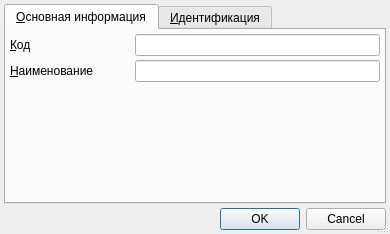
<?xml version="1.0" encoding="UTF-8"?>
<ui version="4.0">
 <class>RBReactionManifestationEditor</class>
 <widget class="QDialog" name="RBReactionManifestationEditor">
  <property name="geometry">
   <rect>
    <x>0</x>
    <y>0</y>
    <width>390</width>
    <height>234</height>
   </rect>
  </property>
  <property name="windowTitle">
   <string>Dialog</string>
  </property>
  <property name="sizeGripEnabled">
   <bool>true</bool>
  </property>
  <layout class="QGridLayout" name="gridLayout_2">
   <property name="margin">
    <number>4</number>
   </property>
   <property name="spacing">
    <number>4</number>
   </property>
   <item row="2" column="0" colspan="2">
    <widget class="QTabWidget" name="tabWidget">
     <property name="currentIndex">
      <number>0</number>
     </property>
     <widget class="QWidget" name="tabMain">
      <attribute name="title">
       <string>&amp;Основная информация</string>
      </attribute>
      <layout class="QGridLayout" name="gridLayout">
       <property name="margin">
        <number>4</number>
       </property>
       <property name="spacing">
        <number>4</number>
       </property>
       <item row="1" column="1" colspan="2">
        <widget class="QLineEdit" name="edtName"/>
       </item>
       <item row="1" column="0">
        <widget class="QLabel" name="lblName">
         <property name="text">
          <string>&amp;Наименование</string>
         </property>
         <property name="buddy">
          <cstring>edtName</cstring>
         </property>
        </widget>
       </item>
       <item row="2" column="0">
        <spacer name="verticalSpacer">
         <property name="orientation">
          <enum>Qt::Vertical</enum>
         </property>
         <property name="sizeHint" stdset="0">
          <size>
           <width>20</width>
           <height>120</height>
          </size>
         </property>
        </spacer>
       </item>
       <item row="0" column="0">
        <widget class="QLabel" name="lblCode">
         <property name="text">
          <string>&amp;Код</string>
         </property>
         <property name="buddy">
          <cstring>edtCode</cstring>
         </property>
        </widget>
       </item>
       <item row="0" column="1" colspan="2">
        <widget class="QLineEdit" name="edtCode"/>
       </item>
      </layout>
     </widget>
     <widget class="QWidget" name="tabIdentification">
      <attribute name="title">
       <string>&amp;Идентификация</string>
      </attribute>
      <layout class="QGridLayout" name="gridLayout_3">
       <property name="margin">
        <number>4</number>
       </property>
       <property name="spacing">
        <number>4</number>
       </property>
       <item row="0" column="0">
        <widget class="CInDocTableView" name="tblIdentification"/>
       </item>
      </layout>
     </widget>
    </widget>
   </item>
   <item row="3" column="0" colspan="2">
    <widget class="QDialogButtonBox" name="buttonBox">
     <property name="standardButtons">
      <set>QDialogButtonBox::Cancel|QDialogButtonBox::Ok</set>
     </property>
    </widget>
   </item>
  </layout>
 </widget>
 <customwidgets>
  <customwidget>
   <class>CInDocTableView</class>
   <extends>QTableView</extends>
   <header>library/InDocTable.h</header>
  </customwidget>
 </customwidgets>
 <tabstops>
  <tabstop>tabWidget</tabstop>
  <tabstop>edtCode</tabstop>
  <tabstop>edtName</tabstop>
  <tabstop>tblIdentification</tabstop>
  <tabstop>buttonBox</tabstop>
 </tabstops>
 <resources/>
 <connections>
  <connection>
   <sender>buttonBox</sender>
   <signal>accepted()</signal>
   <receiver>RBReactionManifestationEditor</receiver>
   <slot>accept()</slot>
   <hints>
    <hint type="sourcelabel">
     <x>179</x>
     <y>152</y>
    </hint>
    <hint type="destinationlabel">
     <x>179</x>
     <y>84</y>
    </hint>
   </hints>
  </connection>
  <connection>
   <sender>buttonBox</sender>
   <signal>rejected()</signal>
   <receiver>RBReactionManifestationEditor</receiver>
   <slot>reject()</slot>
   <hints>
    <hint type="sourcelabel">
     <x>179</x>
     <y>152</y>
    </hint>
    <hint type="destinationlabel">
     <x>179</x>
     <y>84</y>
    </hint>
   </hints>
  </connection>
 </connections>
</ui>
